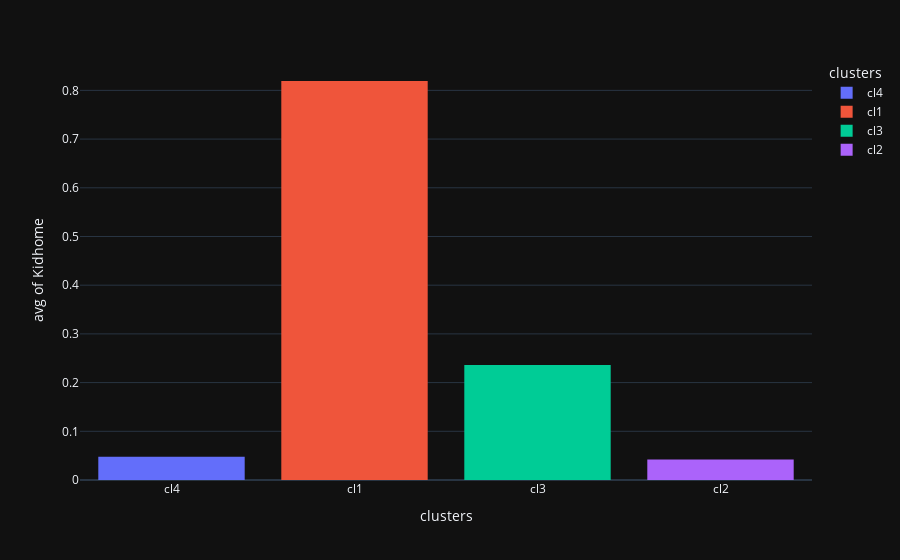

The notebook cell this image was saved under:
### Code cell
px.histogram(data_frame=data, x = 'clusters', y = 'Kidhome',
             histfunc='avg', color = 'clusters')

### Figure 1 — Plotly figure (JSON) as saved in the notebook; plotly's stock layout.template omitted (floating-point values rounded to 4 significant figures; data arrays with more than 128 entries replaced by an {"elided": "..."} marker saying what was removed)
{"data": [{"alignmentgroup": "True", "bingroup": "x", "histfunc": "avg", "hovertemplate": "clusters=%{x}<br>avg of Kidhome=%{y}<extra></extra>", "legendgroup": "cl4", "marker": {"color": "#636efa", "pattern": {"shape": ""}}, "name": "cl4", "offsetgroup": "cl4", "orientation": "v", "showlegend": true, "type": "histogram", "x": {"elided": "482 str values"}, "xaxis": "x", "y": {"elided": "482 int values"}, "yaxis": "y"}, {"alignmentgroup": "True", "bingroup": "x", "histfunc": "avg", "hovertemplate": "clusters=%{x}<br>avg of Kidhome=%{y}<extra></extra>", "legendgroup": "cl1", "marker": {"color": "#EF553B", "pattern": {"shape": ""}}, "name": "cl1", "offsetgroup": "cl1", "orientation": "v", "showlegend": true, "type": "histogram", "x": {"elided": "985 str values"}, "xaxis": "x", "y": {"elided": "985 int values"}, "yaxis": "y"}, {"alignmentgroup": "True", "bingroup": "x", "histfunc": "avg", "hovertemplate": "clusters=%{x}<br>avg of Kidhome=%{y}<extra></extra>", "legendgroup": "cl3", "marker": {"color": "#00cc96", "pattern": {"shape": ""}}, "name": "cl3", "offsetgroup": "cl3", "orientation": "v", "showlegend": true, "type": "histogram", "x": {"elided": "606 str values"}, "xaxis": "x", "y": {"elided": "606 int values"}, "yaxis": "y"}, {"alignmentgroup": "True", "bingroup": "x", "histfunc": "avg", "hovertemplate": "clusters=%{x}<br>avg of Kidhome=%{y}<extra></extra>", "legendgroup": "cl2", "marker": {"color": "#ab63fa", "pattern": {"shape": ""}}, "name": "cl2", "offsetgroup": "cl2", "orientation": "v", "showlegend": true, "type": "histogram", "x": {"elided": "143 str values"}, "xaxis": "x", "y": {"elided": "143 int values"}, "yaxis": "y"}], "layout": {"barmode": "relative", "legend": {"title": {"text": "clusters"}, "tracegroupgap": 0}, "margin": {"t": 60}, "xaxis": {"anchor": "y", "categoryarray": ["cl4", "cl1", "cl3", "cl2"], "categoryorder": "array", "domain": [0, 1], "title": {"text": "clusters"}}, "yaxis": {"anchor": "x", "domain": [0, 1], "title": {"text": "avg of Kidhome"}}}}
